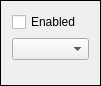
<?xml version="1.0" encoding="UTF-8"?>
<ui version="4.0">
 <class>FlexControlFrame</class>
 <widget class="QFrame" name="FlexControlFrame">
  <property name="geometry">
   <rect>
    <x>0</x>
    <y>0</y>
    <width>101</width>
    <height>86</height>
   </rect>
  </property>
  <property name="windowTitle">
   <string>Frame</string>
  </property>
  <property name="frameShape">
   <enum>QFrame::Box</enum>
  </property>
  <layout class="QVBoxLayout" name="verticalLayout">
   <item>
    <widget class="QCheckBox" name="enabledCb">
     <property name="text">
      <string>Enabled</string>
     </property>
    </widget>
   </item>
   <item>
    <widget class="QComboBox" name="comPort"/>
   </item>
   <item>
    <spacer name="verticalSpacer">
     <property name="orientation">
      <enum>Qt::Vertical</enum>
     </property>
     <property name="sizeHint" stdset="0">
      <size>
       <width>20</width>
       <height>40</height>
      </size>
     </property>
    </spacer>
   </item>
  </layout>
 </widget>
 <resources/>
 <connections/>
</ui>
